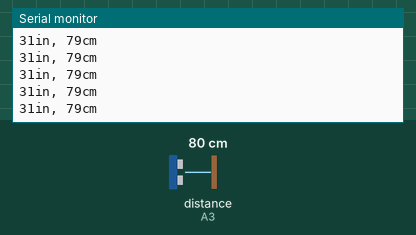
Simulated run of this sketch. Board: Arduino Uno, built with avr-gcc and run on an emulated ATmega328P. On the bench: the last lines printed to the serial monitor. Wiring (inferred from the names in the program): ultrasonic range finder: trigger A4; echo A3. The test bench sets the inputs (shaded band); at power-on: distance to the obstacle (sensor on A3) 80 cm. The echo pulse lasts 58.3 µs per cm.

Above: at 1.2 s.
1.3 s: distance to the obstacle (sensor on A3) set to 4 cm
At 1.35 s:
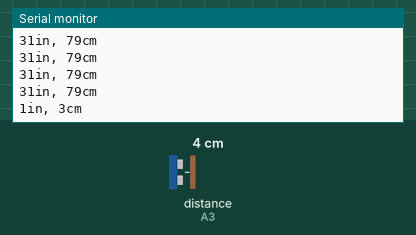
4.3 s: distance to the obstacle (sensor on A3) set to 2 cm
At 4.31 s:
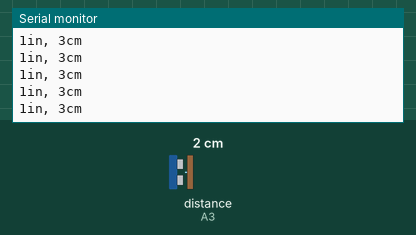
Timing chart, 0 to 7.3 s (numbered marks = the images above; inputs shaded):
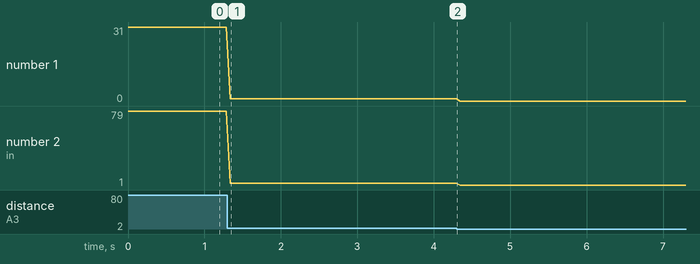

The sketch:

lesson_4.1_Ultrasonic_sensor.ino
```cpp
/*
 keyestudio 4wd Mechanical Smart Car
 lesson 4.1
 Ultrasonic sensor
 http://www.keyestudio.com
*/
int trigPin = A4;    // Trigger
int echoPin = A3;    // Echo
long duration, cm, inches;
 void setup() {
  //Serial Port begin
  Serial.begin (9600);
  //Define inputs and outputs
  pinMode(trigPin, OUTPUT);
  pinMode(echoPin, INPUT);
}
void loop() {
  // The sensor is triggered by a HIGH pulse of 10 or more microseconds.
  // Give a short LOW pulse beforehand to ensure a clean HIGH pulse:
  digitalWrite(trigPin, LOW);
  delayMicroseconds(2);
  digitalWrite(trigPin, HIGH);
  delayMicroseconds(10);
  digitalWrite(trigPin, LOW);
   // Read the signal from the sensor: a HIGH pulse whose
  // duration is the time (in microseconds) from the sending
  // of the ping to the reception of its echo off of an object.
  duration = pulseIn(echoPin, HIGH);
   // Convert the time into a distance
  cm = (duration/2) / 29.1;     // Divide by 29.1 or multiply by 0.0343
  inches = (duration/2) / 74;   // Divide by 74 or multiply by 0.0135
    Serial.print(inches);
  Serial.print("in, ");
  Serial.print(cm);
  Serial.print("cm");
  Serial.println();
  delay(50);
}
```

Measured:
- after the input at 1.3 s, the serial monitor: prints a new line at once (image 1)
- plotted number 1: 31 → 1 after the input at 1.3 s, 1 → 0 after the input at 4.3 s
- plotted number 2: 79 → 3 after the input at 1.3 s
